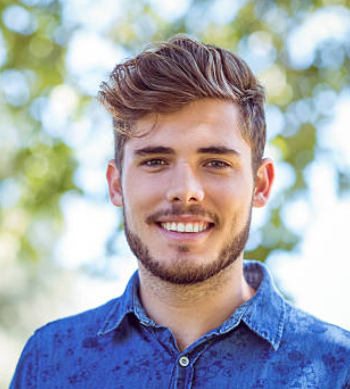
#> input picture Boy.png, 350 x 389 px
$ jupyter execute 'Image Resizing.ipynb'
#> lines starting #> are read from the running program, lines starting #| are printed output that depends on the picture
## Original Photo

[cell 1]
import cv2
img=cv2.imread("Boy.png")
#> img is the input picture: shape (389, 350, 3); mean B, G, R 174.4, 168.1, 165.2
print(img.shape)
#| (389, 350, 3)

img_resize=cv2.resize(img,(256,256))
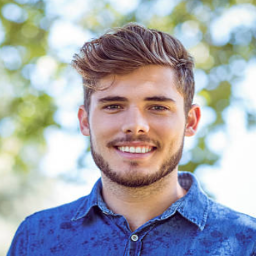
#> img_resize: shape (256, 256, 3); mean B, G, R 174.3, 168, 165.1
print(img_resize.shape)
#| (256, 256, 3)

cv2.imshow("window",img_resize)
cv2.waitKey(0)
cv2.destroyAllWindows()

## Half the size of original photo

[cell 2]
import cv2
img=cv2.imread("Boy.png")
print(img.shape)
#| (389, 350, 3)

img_resize=cv2.resize(img,(img.shape[1]//2,img.shape[0]//2))
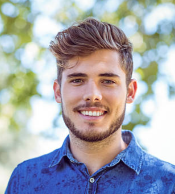
#> img_resize: shape (194, 175, 3); mean B, G, R 174.3, 168, 165.1
print(img_resize.shape)
#| (194, 175, 3)

cv2.imshow("window",img_resize)
cv2.waitKey(0)
cv2.destroyAllWindows()

$ run again, with flower.png copied over Boy.png
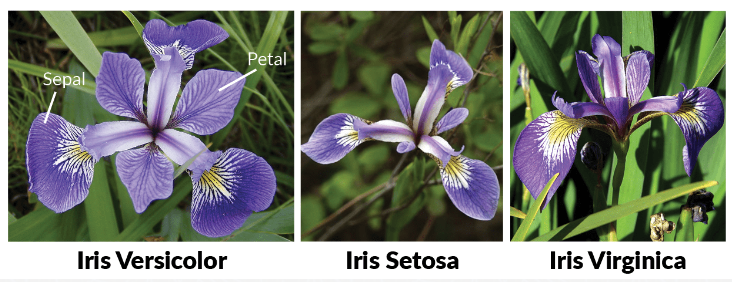
#> input picture flower.png, 732 x 282 px
#> img is the input picture: shape (282, 732, 3); mean B, G, R 115.5, 124.6, 120.2
#| (282, 732, 3)
#> `img_resize=cv2.resize(img,(256,256))`:
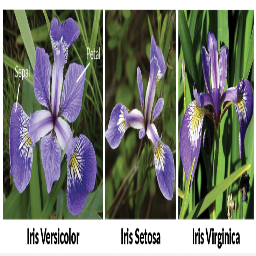
#> img_resize: shape (256, 256, 3); mean B, G, R 115, 124.2, 119.8
#| (256, 256, 3)
#| (282, 732, 3)
#> `img_resize=cv2.resize(img,(img.shape[1]//2,img.shape[0]//2))`:
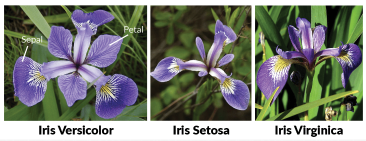
#> img_resize: shape (141, 366, 3); mean B, G, R 115.6, 124.7, 120.4
#| (141, 366, 3)
